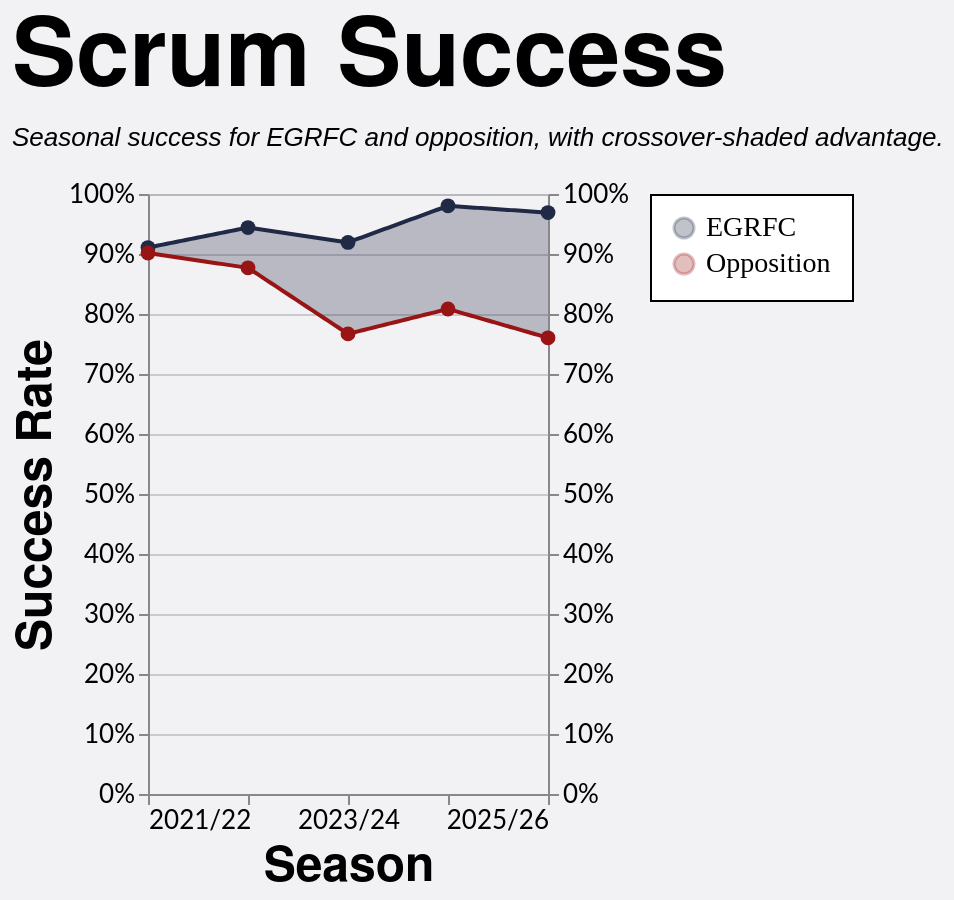

This figure's Vega-Lite source:
### Vega-Lite specification from a JSON file in a GitHub repository (floating-point values rounded to 4 significant figures; data arrays with more than 128 entries replaced by an {"elided": "..."} marker saying what was removed)
{"config": {"axis": {"labelFont": "Lato, sans-serif", "titleFont": "PT Sans Narrow, Helvetica Neue, Helvetica, Arial, sans-serif", "labelFontSize": 13, "titleFontSize": 24, "gridColor": "#202947", "gridOpacity": 0.2}, "header": {"labelFont": "PT Sans Narrow, Helvetica Neue, Helvetica, Arial, sans-serif", "titleFont": "PT Sans Narrow, Helvetica Neue, Helvetica, Arial, sans-serif", "labelFontSize": 24, "titleFontSize": 28, "labelFontWeight": "bold", "orient": "left"}, "legend": {"labelFont": "Lato, sans-serif", "titleFont": "PT Sans Narrow, Helvetica Neue, Helvetica, Arial, sans-serif", "labelFontSize": 14, "titleFontSize": 16, "titlePadding": 5, "fillColor": "white", "strokeColor": "black", "padding": 10, "titleFontWeight": "lighter", "titleFontStyle": "italic", "titleColor": "gray", "offset": 10}, "title": {"font": "PT Sans Narrow, Helvetica Neue, Helvetica, Arial, sans-serif", "fontSize": 48, "fontWeight": "bold", "anchor": "start", "align": "center", "titlePadding": 20, "subtitlePadding": 10, "subtitleFontSize": 13, "subtitleColor": "", "subtitleFontStyle": "italic", "offset": 15, "color": "black"}, "axisX": {"labelAngle": 0}, "facet": {"title": null, "header": null, "align": {"row": "each", "column": "each"}}, "resolve": {"scale": {"y": "independent", "facet": "independent"}}, "background": "#f2f1f4"}, "layer": [{"mark": {"type": "area", "opacity": 0.28}, "encoding": {"color": {"field": "leading_team", "legend": {"labelFont": "PT Sans Narrow", "orient": "right", "title": null}, "scale": {"domain": ["EGRFC", "Opposition"], "range": ["#202946", "#991515"]}, "title": "Team", "type": "nominal"}, "x": {"axis": {"grid": false, "labelExpr": "datum.value == 0 ? '2021/22' : datum.value == 1 ? '2022/23' : datum.value == 2 ? '2023/24' : datum.value == 3 ? '2024/25' : datum.value == 4 ? '2025/26' : ''", "values": [0, 1, 2, 3, 4]}, "field": "season_pos", "scale": {"domain": [0, 4]}, "title": "Season", "type": "quantitative"}, "y": {"axis": {"format": "%", "orient": "left"}, "field": "y_high", "scale": {"domain": [0.0, 1.0]}, "title": "Success Rate", "type": "quantitative"}, "y2": {"field": "y_low"}}, "transform": [{"filter": "(datum.team === 'EGRFC')"}]}, {"mark": {"type": "line", "size": 2}, "encoding": {"color": {"field": "team", "scale": {"domain": ["EGRFC", "Opposition"], "range": ["#202946", "#991515"]}, "title": "Team", "type": "nominal"}, "x": {"axis": {"labelExpr": "datum.value == 0 ? '2021/22' : datum.value == 1 ? '2022/23' : datum.value == 2 ? '2023/24' : datum.value == 3 ? '2024/25' : datum.value == 4 ? '2025/26' : ''", "values": [0, 1, 2, 3, 4]}, "field": "season_pos", "scale": {"domain": [0, 4]}, "title": "Season", "type": "quantitative"}, "y": {"axis": {"format": "%", "orient": "right"}, "field": "success_rate", "scale": {"domain": [0.0, 1.0]}, "title": null, "type": "quantitative"}}}, {"mark": {"type": "point", "filled": true, "opacity": 1.0, "size": 55}, "encoding": {"color": {"field": "team", "scale": {"domain": ["EGRFC", "Opposition"], "range": ["#202946", "#991515"]}, "title": "Team", "type": "nominal"}, "tooltip": [{"field": "team", "title": "Team", "type": "nominal"}, {"field": "squad", "title": "Squad", "type": "nominal"}, {"field": "set_piece_type", "title": "Set Piece", "type": "nominal"}, {"field": "lineouts_total", "format": ",.0f", "title": "Total datum.set_piece_type", "type": "quantitative"}, {"field": "success_rate", "format": ".0%", "title": "Success Rate", "type": "quantitative"}], "x": {"field": "season_pos", "title": "Season", "type": "quantitative"}, "y": {"axis": null, "field": "success_rate", "scale": {"domain": [0.0, 1.0]}, "title": "Success Rate", "type": "quantitative"}}, "transform": [{"filter": "datum.is_anchor"}]}], "data": {"name": "data-32057c5aea198378539c8c4977080e6c"}, "height": 300, "params": [{"name": "spSquadParam", "value": "1st"}], "title": {"text": "Scrum Success", "subtitle": "Seasonal success for EGRFC and opposition, with crossover-shaded advantage."}, "transform": [{"filter": "datum.squad == (spSquadParam + ' XV')"}], "width": 200, "$schema": "https://vega.github.io/schema/vega-lite/v5.20.1.json", "datasets": {"data-32057c5aea198378539c8c4977080e6c": {"elided": "484 records"}}}
